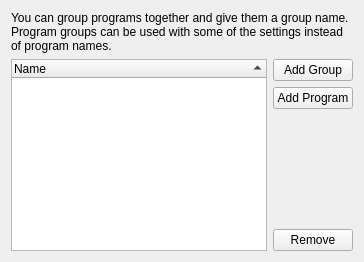
       <widget class="QWidget" name="tabGroups">
        <attribute name="title">
         <string>Program Groups</string>
        </attribute>
        <layout class="QGridLayout" name="gridLayout_18">
         <item row="0" column="0">
          <layout class="QGridLayout" name="gridLayout_15">
           <item row="1" column="1">
            <widget class="QPushButton" name="btnAddGroup">
             <property name="text">
              <string>Add Group</string>
             </property>
            </widget>
           </item>
           <item row="2" column="1">
            <widget class="QPushButton" name="btnAddProg">
             <property name="text">
              <string>Add Program</string>
             </property>
            </widget>
           </item>
           <item row="4" column="1">
            <widget class="QPushButton" name="btnDelProg">
             <property name="text">
              <string>Remove</string>
             </property>
            </widget>
           </item>
           <item row="3" column="1">
            <spacer name="verticalSpacer_7">
             <property name="orientation">
              <enum>Qt::Vertical</enum>
             </property>
             <property name="sizeHint" stdset="0">
              <size>
               <width>20</width>
               <height>40</height>
              </size>
             </property>
            </spacer>
           </item>
           <item row="1" column="0" rowspan="4">
            <widget class="QTreeWidget" name="treeGroups">
             <property name="sortingEnabled">
              <bool>true</bool>
             </property>
             <column>
              <property name="text">
               <string>Name</string>
              </property>
             </column>
            </widget>
           </item>
           <item row="0" column="0" colspan="2">
            <widget class="QLabel" name="label_3">
             <property name="text">
              <string>You can group programs together and give them a group name.  Program groups can be used with some of the settings instead of program names.</string>
             </property>
             <property name="wordWrap">
              <bool>true</bool>
             </property>
            </widget>
           </item>
          </layout>
         </item>
        </layout>
       </widget>
